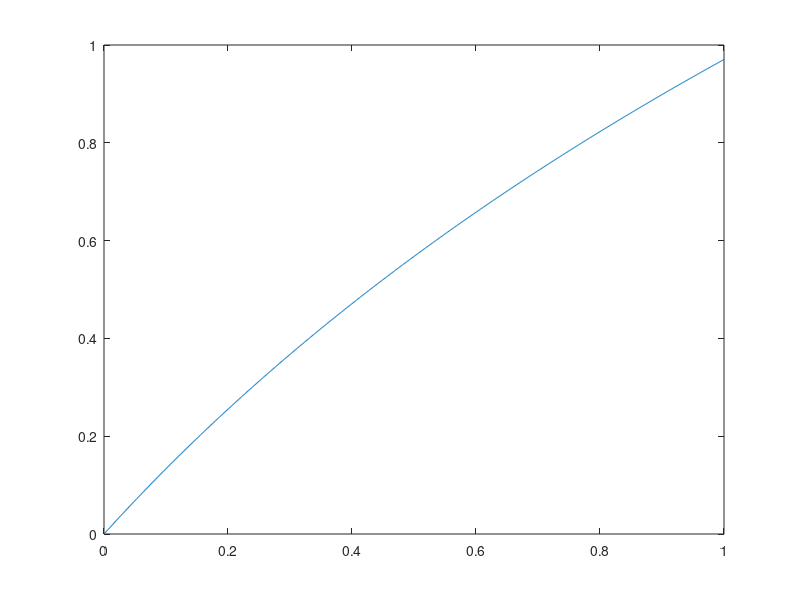

Recreate this plot in MATLAB. (Note: this script raises an error after producing the figure.)
f = 0: 0.001: 1;
c = 1.4;
g = c*log(1+f);
plot(f,g)

origRGB = imread('poorcontrast.jpg');
origGris = rgb2gray(origRGB);
origMat = mat2gray(origGris);

transMat = c*log(1+origMat);
transGris = im2uint8(transMat);
figure
subplot(1,2,1)
imshow(origGris)
subplot(1,2,2)
imshow(transGris)